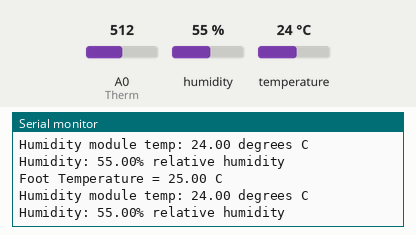
Recording of a sketch running on a simulated ESP8266 (NodeMCU). On the bench: the last lines printed to the serial monitor. Inputs (shaded band) come from the test bench; at power-on: humidity 55 %, A0 (Therm) = 512, temperature 24 °C. Nothing arrives over Bluetooth unless stated; a phone connects over Bluetooth LE 3 s after start.

Above: at 5.0 s.
5.1 s: humidity set to 22 %
At 5.71 s:
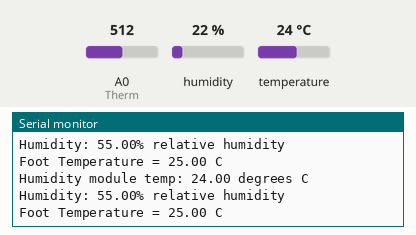
7.1 s: A0 (Therm) set to 716
At 7.1 s:
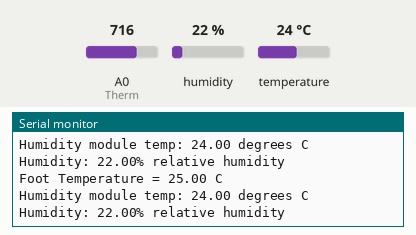
9.1 s: temperature set to 12 °C
At 10.1 s:
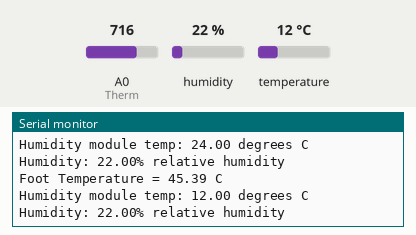
11.1 s: A0 (Therm) set to 900
At 12.9 s:
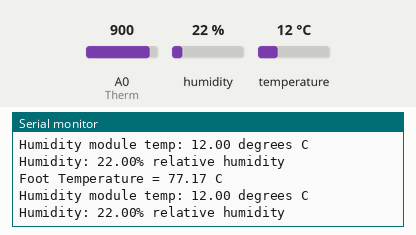
13.1 s: humidity set to 40 %
At 14.3 s:
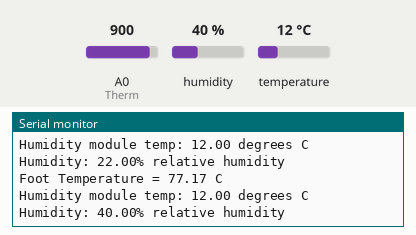
Timing chart, 0 to 16.1 s (numbered marks = the images above; inputs shaded):
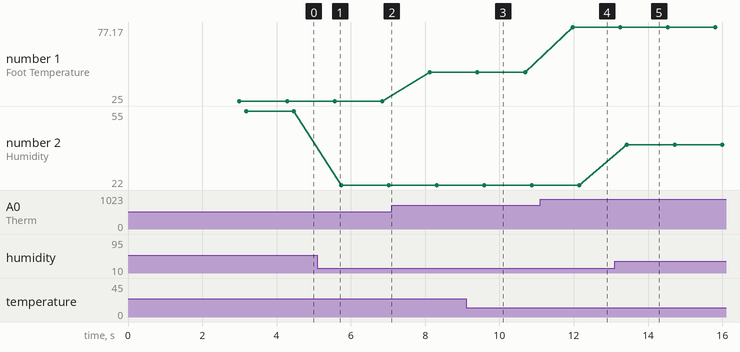

The sketch:

sketch_nov23a.ino
```cpp
#include <ArduinoBLE.h>
#include <math.h>
#include <Adafruit_AHTX0.h>
#include <String>
//#include "HX711.h"

#define Switch D3
#define Therm A0
//#define LCDAT D5 //load cell
//#define LCCLK D4 //load cell
//#define calibration 2230 //load cell


//Thermistor BLE
BLEService THERMISTOR("7389b987-270d-52b0-ab6e-3c1dc968dc1a");
BLEStringCharacteristic TEMPERATURE("7389b988-270d-52b0-ab6e-3c1dc968dc1a", BLERead | BLENotify, 13);
//Humidity BLE
BLEService HUMIDITY("2fe4f1a2-8631-5441-8a33-c40e5f756197");
BLEStringCharacteristic RHUMIDITY("2fe4f1a3-8631-5441-8a33-c40e5f756197", BLERead | BLENotify, 13);
BLEStringCharacteristic MTEMPERATURE("2fe4f1a4-8631-5441-8a33-c40e5f756197", BLERead | BLENotify, 13);
//Impact sensor
BLEService SWITCH("0ab29215-7e21-5f14-b931-c1dee6c6e25f");
BLEBoolCharacteristic IMPACT("0ab29216-7e21-5f14-b931-c1dee6c6e25f", BLERead | BLENotify);
//Load Cell
//BLEService LOADCELL("")
//BLEStringCharacteristic WEIGHT("", BLERead | BLENotify)
//Pulse Ox
//BLEService PULSEOX("");
//BLEStringCharacteristic OXYGEN("", BLERead | BLENotify);
//BLEStringCharacteristic PULSE("", BLERead | BLENotify);


//Switch BLE

//HX711 scale; //load cell
Adafruit_AHTX0 aht; //humidity
bool impact = false; //leaf switch
int lastState = HIGH; //leaf
int currentState; //leaf

double Thermistor(int RawADC) { //formula for temperature based on "Temperature Measurement with a Thermistor and an Arduino" by Gerald Recktenwald*
  double fTemp;
  fTemp = log(10000.0 * ((1024.0 / RawADC - 1)));
  fTemp = (1 / (0.001129148 + (0.000234125 + (0.0000000876741 * fTemp * fTemp)) * fTemp)) - 273.15;
  return fTemp;
}

void press()  { //leaf switch
  currentState = digitalRead(Switch);
  if (lastState == LOW && currentState == HIGH)  {
    Serial.print("Impact");
    impact = true;
  }
  lastState = currentState;
}

void startBLE() { //Initialize ble if available
  if (!BLE.begin()) {
    Serial.println("BLE failed!");
    while(1);
  }
}

void setup() {
  Serial.begin(115200);
  //humidity
  if(! aht.begin()) {
    Serial.print("Humidity sensor not started");
  }

  //Switch
  pinMode(Switch, INPUT_PULLUP); //leaf switch
  attachInterrupt(digitalPinToInterrupt(Switch), press, CHANGE);

  //LoadCell
  //scale.begin(LCDAT, LCCLK);
  //scale.read_average();
  //scale.set_scale(calibration);
  //scale.tare();

  //BLE
  startBLE();
  //Thermistor
  BLE.setLocalName("Foot Monitor");
  BLE.setAdvertisedService(THERMISTOR);
  THERMISTOR.addCharacteristic(TEMPERATURE);
  BLE.addService(THERMISTOR);
  //Humidity
  BLE.setAdvertisedService(HUMIDITY);
  HUMIDITY.addCharacteristic(RHUMIDITY);
  HUMIDITY.addCharacteristic(MTEMPERATURE);
  BLE.addService(HUMIDITY);
  //Impact leaf switch
  BLE.setAdvertisedService(SWITCH);
  SWITCH.addCharacteristic(IMPACT);
  BLE.addService(SWITCH);
  //Load cell
  //BLE.setAdvertisedService(LOADCELL);
  //LOADCELL.addCharacteristic(SCALE);
  //BLE.addService(LOADCELL);
  //Pulse ox
  //BLE.setAdvertisedService(PULSEOX);
  //PULSEOX.addCharacteristic(OXYGEN);
  //PULSEOX.addCharacteristic(PULSE);
  //BLE.addService(PULSEOX);

  BLE.advertise();
  Serial.println("Bluetooth waiting for connections.");

}

void loop() {
  BLEDevice central = BLE.central();

  if(central) {
    Serial.print("Connected");
    Serial.println(central.address());
    digitalWrite(LED_BUILTIN, HIGH);


    while(central.connected())  {
      //Impact sensor
      if (impact == true) {
        IMPACT.writeValue(impact);
        impact = false;
      }

      //foot temp
      double val = analogRead(Therm);
      double fTemp = Thermistor(val);
      Serial.print("Foot Temperature = ");
      Serial.print(fTemp);
      Serial.println(" C");
      TEMPERATURE.writeValue(String(fTemp));
      delay(100);

      //Humitidy and sensor temp
      sensors_event_t humidity, temp;
      aht.getEvent(&humidity, &temp);
      Serial.print("Humidity module temp: "); Serial.print(temp.temperature); Serial.println(" degrees C");
      Serial.print("Humidity: "); Serial.print(humidity.relative_humidity); Serial.println("% relative humidity");
      RHUMIDITY.writeValue(String(humidity.relative_humidity));
      MTEMPERATURE.writeValue(String(temp.temperature));
      delay(100);

      //Load Cell
      //Serial.print(scale.get_units(), 1);
      //Serial.println(" lbs");
      //SCALE.writeValue(String(weight));

      //Pulse Ox


      //general
      delay(1000);
      }

    digitalWrite(LED_BUILTIN, LOW);
    Serial.print("Disconnected");
  }

}
```

Measured:
- after the input at 9.1 s, the serial monitor: prints a new line after 0.49 s (image 3)
- after the input at 11.1 s, the serial monitor: prints a new line after 0.87 s (image 4)
- after the input at 13.1 s, the serial monitor: prints a new line after 0.33 s (image 5)
- plotted number 1: 25 → 45.39 after the input at 7.1 s, 45.39 → 77.17 after the input at 11.1 s
- plotted number 2: 22 → 40 after the input at 13.1 s
